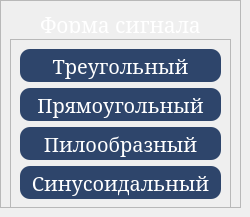
    <widget class="QWidget" name="signal_page">
     <widget class="QFrame" name="signal_frame">
      <property name="geometry">
       <rect>
        <x>0</x>
        <y>0</y>
        <width>241</width>
        <height>208</height>
       </rect>
      </property>
      <property name="minimumSize">
       <size>
        <width>241</width>
        <height>208</height>
       </size>
      </property>
      <property name="maximumSize">
       <size>
        <width>16777215</width>
        <height>208</height>
       </size>
      </property>
      <property name="styleSheet">
       <string notr="true">background-color: none;</string>
      </property>
      <property name="frameShape">
       <enum>QFrame::StyledPanel</enum>
      </property>
      <property name="frameShadow">
       <enum>QFrame::Raised</enum>
      </property>
      <layout class="QVBoxLayout" name="verticalLayout_3">
       <item>
        <widget class="QLabel" name="signal_frame_label">
         <property name="maximumSize">
          <size>
           <width>16777215</width>
           <height>23</height>
          </size>
         </property>
         <property name="font">
          <font>
           <family>MS Serif</family>
           <pointsize>16</pointsize>
          </font>
         </property>
         <property name="styleSheet">
          <string notr="true">QLabel{
	background-color: rgba(255, 255, 255, 0);
	
	color: rgb(255, 255, 255);
}</string>
         </property>
         <property name="text">
          <string>Форма сигнала</string>
         </property>
         <property name="alignment">
          <set>Qt::AlignHCenter|Qt::AlignTop</set>
         </property>
        </widget>
       </item>
       <item>
        <widget class="QFrame" name="signal_buttons_frame">
         <property name="enabled">
          <bool>true</bool>
         </property>
         <property name="minimumSize">
          <size>
           <width>0</width>
           <height>170</height>
          </size>
         </property>
         <property name="frameShape">
          <enum>QFrame::StyledPanel</enum>
         </property>
         <property name="frameShadow">
          <enum>QFrame::Raised</enum>
         </property>
         <layout class="QVBoxLayout" name="verticalLayout_7">
          <item>
           <widget class="QPushButton" name="signal_button_0">
            <property name="enabled">
             <bool>true</bool>
            </property>
            <property name="sizePolicy">
             <sizepolicy hsizetype="Ignored" vsizetype="Ignored">
              <horstretch>0</horstretch>
              <verstretch>0</verstretch>
             </sizepolicy>
            </property>
            <property name="minimumSize">
             <size>
              <width>1</width>
              <height>1</height>
             </size>
            </property>
            <property name="font">
             <font>
              <family>MS Serif</family>
              <pointsize>15</pointsize>
             </font>
            </property>
            <property name="focusPolicy">
             <enum>Qt::NoFocus</enum>
            </property>
            <property name="styleSheet">
             <string notr="true">QPushButton {
	background-color: rgb(46, 69, 107);
	border: none;
	border-radius: 10px;
	color: white
}</string>
            </property>
            <property name="text">
             <string>Треугольный</string>
            </property>
            <property name="iconSize">
             <size>
              <width>0</width>
              <height>45</height>
             </size>
            </property>
           </widget>
          </item>
          <item>
           <widget class="QPushButton" name="signal_button_1">
            <property name="enabled">
             <bool>true</bool>
            </property>
            <property name="sizePolicy">
             <sizepolicy hsizetype="Ignored" vsizetype="Ignored">
              <horstretch>0</horstretch>
              <verstretch>0</verstretch>
             </sizepolicy>
            </property>
            <property name="minimumSize">
             <size>
              <width>1</width>
              <height>1</height>
             </size>
            </property>
            <property name="font">
             <font>
              <family>MS Serif</family>
              <pointsize>15</pointsize>
             </font>
            </property>
            <property name="focusPolicy">
             <enum>Qt::NoFocus</enum>
            </property>
            <property name="styleSheet">
             <string notr="true">QPushButton {
	background-color: rgb(46, 69, 107);
	border: none;
	border-radius: 10px;
	color: white
}</string>
            </property>
            <property name="text">
             <string>Прямоугольный</string>
            </property>
            <property name="iconSize">
             <size>
              <width>45</width>
              <height>45</height>
             </size>
            </property>
           </widget>
          </item>
          <item>
           <widget class="QPushButton" name="signal_button_2">
            <property name="enabled">
             <bool>true</bool>
            </property>
            <property name="sizePolicy">
             <sizepolicy hsizetype="Ignored" vsizetype="Ignored">
              <horstretch>0</horstretch>
              <verstretch>0</verstretch>
             </sizepolicy>
            </property>
            <property name="minimumSize">
             <size>
              <width>1</width>
              <height>1</height>
             </size>
            </property>
            <property name="font">
             <font>
              <family>MS Serif</family>
              <pointsize>15</pointsize>
             </font>
            </property>
            <property name="focusPolicy">
             <enum>Qt::NoFocus</enum>
            </property>
            <property name="styleSheet">
             <string notr="true">QPushButton {
	background-color: rgb(46, 69, 107);
	border: none;
	border-radius: 10px;
	color: white
}</string>
            </property>
            <property name="text">
             <string>Пилообразный</string>
            </property>
            <property name="iconSize">
             <size>
              <width>45</width>
              <height>45</height>
             </size>
            </property>
           </widget>
          </item>
          <item>
           <widget class="QPushButton" name="signal_button_3">
            <property name="enabled">
             <bool>true</bool>
            </property>
            <property name="sizePolicy">
             <sizepolicy hsizetype="Ignored" vsizetype="Ignored">
              <horstretch>0</horstretch>
              <verstretch>0</verstretch>
             </sizepolicy>
            </property>
            <property name="minimumSize">
             <size>
              <width>1</width>
              <height>1</height>
             </size>
            </property>
            <property name="font">
             <font>
              <family>MS Serif</family>
              <pointsize>15</pointsize>
             </font>
            </property>
            <property name="focusPolicy">
             <enum>Qt::NoFocus</enum>
            </property>
            <property name="styleSheet">
             <string notr="true">QPushButton {
	background-color: rgb(46, 69, 107);
	border: none;
	border-radius: 10px;
	color: white
}</string>
            </property>
            <property name="text">
             <string>Синусоидальный</string>
            </property>
            <property name="iconSize">
             <size>
              <width>45</width>
              <height>45</height>
             </size>
            </property>
           </widget>
          </item>
         </layout>
        </widget>
       </item>
      </layout>
     </widget>
    </widget>
